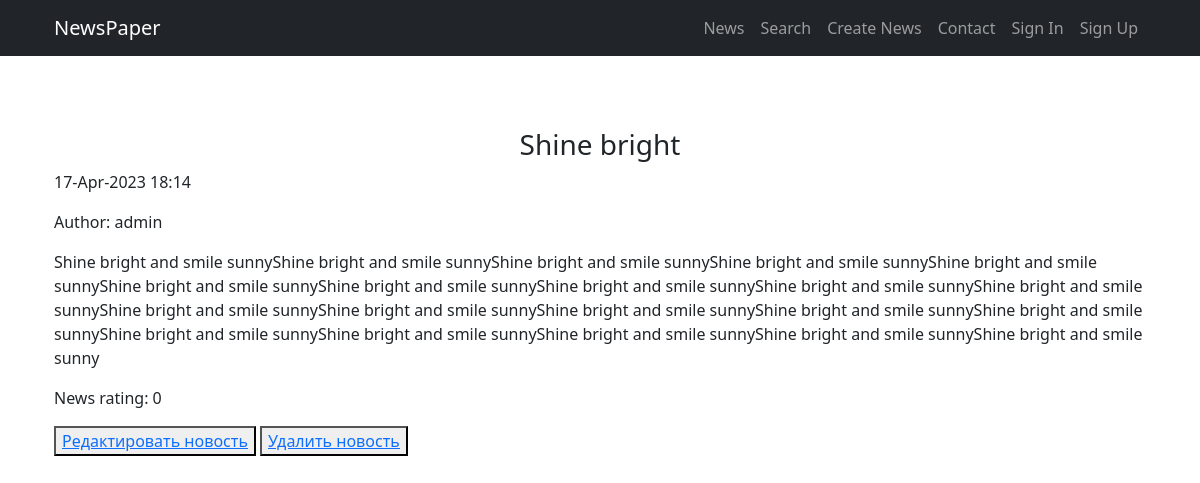
Screenshot of /news/12 with the database file from the repository.
### news/models.py (models this page shows, shortened)
class Post(models.Model):
    post_author = models.ForeignKey(Author, on_delete=models.CASCADE)
    news_title = models.CharField(max_length=255)
    news_text = models.TextField()
    news_rating = models.IntegerField(default=0)
    create_time = models.DateTimeField(auto_now_add=True)
    news = 'nw'
    article = 'ar'
    NEWS_TYPE = [(news, 'Новость'),
                 (article, 'Статья')]
    news_type_choice = models.CharField(max_length=20,
                                        choices=NEWS_TYPE,
                                        default=news)
    category = models.ManyToManyField(Category, through='PostCategory')

class Author(models.Model):
    author = models.OneToOneField(User, on_delete=models.CASCADE)
    author_rating = models.IntegerField(default=0)

### news/views.py (the view)
# urls.py: path('<int:pk>', NewsDetail.as_view(), name='news'),
class NewsDetail(DetailView):
    model = Post
    template_name = 'newsobj.html'
    context_object_name = 'newsobj'

### news/templatetags/custom_filters.py (called while the page is built)
@register.filter(name='censor')
def censor(value):
    if isinstance(value, str):
        for _ in cens_words_list:
            if _.lower() in value.lower():
                value = value.replace(_.lower(), '*' * len(_))
            else:
                continue
    else:
        raise ValueError
    return value

@register.filter(name='multiply')
def multiply(value, arg):
    if isinstance(value, str) and isinstance(arg, int):
        return str(value) * arg
    else:
        raise ValueError(f'Нельзя умножить {type(value)} на {type(arg)}')

### templates/newsobj.html (shortened to what this page needs)
{% extends 'flatpages/default.html' %}
{% load custom_filters %}
{% block content %}
        {% if newsobj %}
                <h3 class="col-lg-12 text-center"> {{ newsobj.news_title|censor }} </h3>
                <p> {{ newsobj.create_time.date|date:'d-M-Y' }} {{ newsobj.create_time.time|time:'H:i' }} </p>
                <p> Author: {{ newsobj.post_author.author.username }} </p>
                <p> {{ newsobj.news_text|censor|multiply:20 }} </p>
                <p> News rating: {{ newsobj.news_rating }} </p>
                <p><button><a href="{% url 'edit' newsobj.id %}"><u>Редактировать новость</u></a></button> <button><a href="{% url 'delete' newsobj.id %}"><u> Удалить новость </u></a></button></p>
        {% else %}
                <h2>Статья была удалена или никогда не существовала</h2>
        {% endif %}
{% endblock content %}

### rows the page displays
Post: news_title|censor "Shine bright", create_time "17-Apr-2023", create_time.time "18:14", post_author.author.username "admin", news_text|censor "Shine bright and smile sunnyShine bright and smile sunnyShine bright and smile sunnyShine bright and smile sunnyShine bright and smile sunnyShine bright and smile sunnyShine bright and smile sunnyShine bright and smile sunnyShine bright and smile sunnyShine bright and smile sunnyShine bright and smile sunnyShine bright and smile sunnyShine bright and smile sunnyShine bright and smile sunnyShine bright and smile sunnyShine bright and smile sunnyShine bright and smile sunnyShine bright and smile sunnyShine bright and smile sunnyShine bright and smile sunny", news_rating "0"
